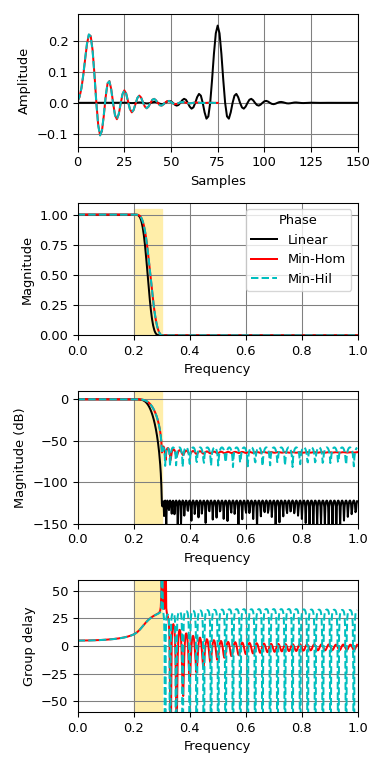

Reproduce this figure in Python.
# Create an optimal linear-phase filter, then convert it to minimum phase:

from scipy.signal import remez, minimum_phase, freqz, group_delay
import matplotlib.pyplot as plt
freq = [0, 0.2, 0.3, 1.0]
desired = [1, 0]
h_linear = remez(151, freq, desired, Hz=2.)

# Convert it to minimum phase:

h_min_hom = minimum_phase(h_linear, method='homomorphic')
h_min_hil = minimum_phase(h_linear, method='hilbert')

# Compare the three filters:

fig, axs = plt.subplots(4, figsize=(4, 8))
for h, style, color in zip((h_linear, h_min_hom, h_min_hil),
                           ('-', '-', '--'), ('k', 'r', 'c')):
    w, H = freqz(h)
    w, gd = group_delay((h, 1))
    w /= np.pi
    axs[0].plot(h, color=color, linestyle=style)
    axs[1].plot(w, np.abs(H), color=color, linestyle=style)
    axs[2].plot(w, 20 * np.log10(np.abs(H)), color=color, linestyle=style)
    axs[3].plot(w, gd, color=color, linestyle=style)
for ax in axs:
    ax.grid(True, color='0.5')
    ax.fill_between(freq[1:3], *ax.get_ylim(), color='#ffeeaa', zorder=1)
axs[0].set(xlim=[0, len(h_linear) - 1], ylabel='Amplitude', xlabel='Samples')
axs[1].legend(['Linear', 'Min-Hom', 'Min-Hil'], title='Phase')
for ax, ylim in zip(axs[1:], ([0, 1.1], [-150, 10], [-60, 60])):
    ax.set(xlim=[0, 1], ylim=ylim, xlabel='Frequency')
axs[1].set(ylabel='Magnitude')
axs[2].set(ylabel='Magnitude (dB)')
axs[3].set(ylabel='Group delay')
plt.tight_layout()
